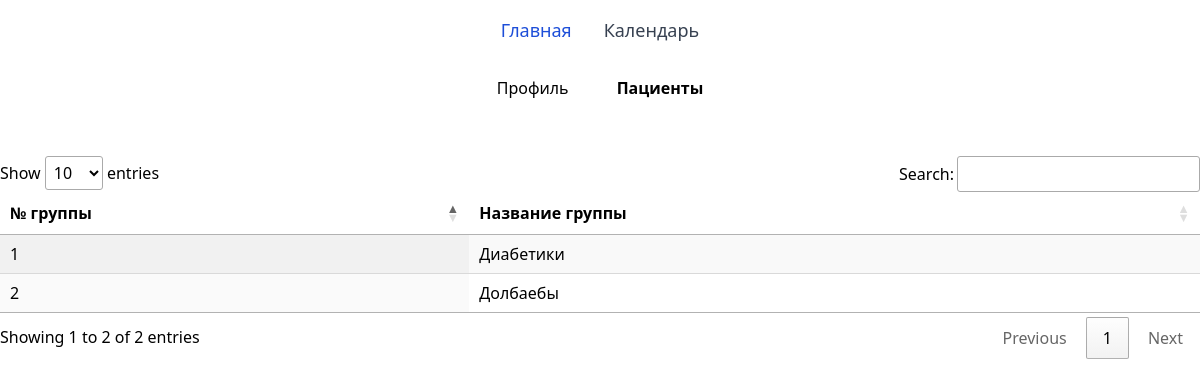
/profile/patients, run on an earlier commit of the app's database.
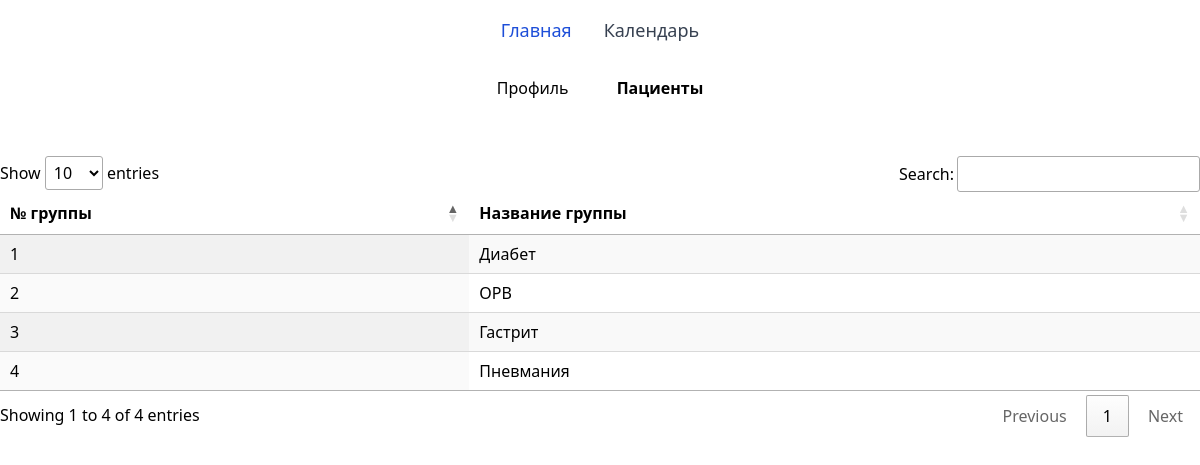
And on a later commit of the database.
### main/models.py (models this page shows, shortened)
class GroupDoctor(models.Model):
    users = models.ManyToManyField(User, related_name="groups_doctor")
    title = models.CharField(max_length=155)

### main/views.py (the view)
# urls.py: path("profile/patients", main.patients, name="patients"),
def patients(request):
    groups = GroupDoctor.objects.all()
    content = {
        "title": "Paracelsus",
        "groups": groups
    }
    return render(request, "main/patients-doctor.html", content)

### main/context_processors.py (called while the page is built)
def profile(request):
    return {"profile": Profile.objects.first()}

### main/templates/main/patients-doctor.html (shortened to what this page needs)
{% extends "main/base.html" %}
{% load static %}
{% block content %}
<div class="doctor-nav">
    <div class="container p-2 space-x-8 mx-auto flex flex-row place-content-center">
        <a href="{% url 'main:profile' %}" class="doctor-nav-item p-2">Профиль</a>
        <a href="#" class="doctor-nav-item p-2 font-bold">Пациенты</a>
    </div>
</div>
<div class="py-10">
    <table id="myDataTable" class="display">
        <thead>
          <tr>
            <th>№ группы</th>
            <th>Название группы</th>
          </tr>
        </thead>
        <tbody>
        {% for group in groups %}
          <tr>
            <td>{{ forloop.counter }}</td>
            <td><a href="{% url 'main:group' group.id %}" >{{ group.title }}</a></td>
          </tr>
          {% endfor %}
        </tbody>
      </table>
</div>
{% endblock %}

What changed in the data, as far as the page shows it:
removed GroupDoctor: title "Долбаебы"
changed GroupDoctor: title "Диабетики" → "Диабет"
added GroupDoctor: title "ОРВ"
added GroupDoctor: title "Гастрит"
added GroupDoctor: title "Пневмания"
Also different on the page:
text written by a page script: "Show entries Search: Showing 1 to 2 of 2 entries Previous 1 Next" → "Show entries Search: Showing 1 to 4 of 4 entries Previous 1 Next"
